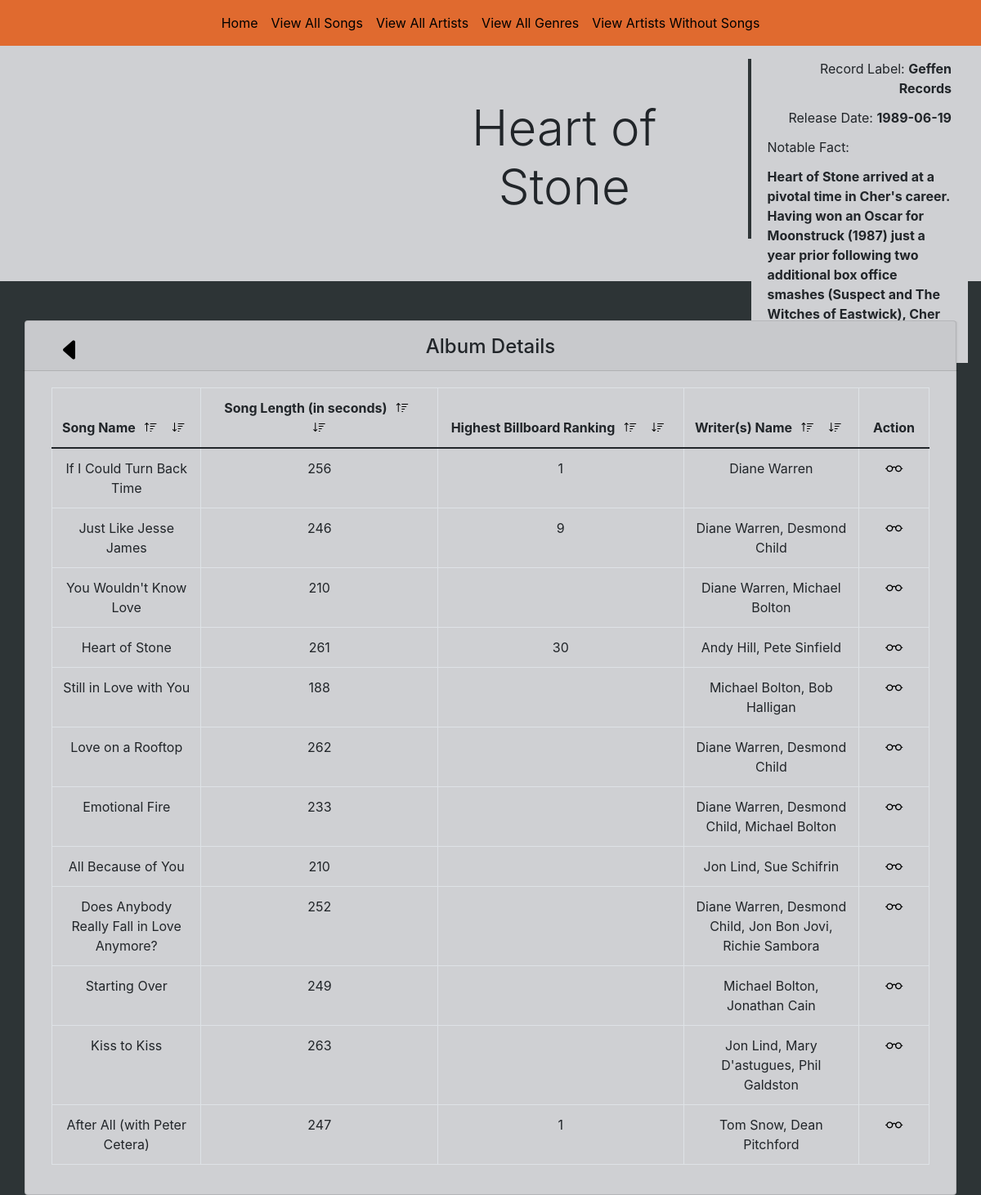
/view_album.php?album_id=1, run on the app's committed database.
### tables this page shows
CREATE TABLE songs ( 
	song_id INT NOT NULL PRIMARY KEY AUTO_INCREMENT , 
	song_name VARCHAR(50) NOT NULL , 
	artist_id INT NOT NULL , 
	album_id INT NOT NULL  , 
	length_in_seconds INT NOT NULL , 
	comments TEXT NULL , 
	highest_billboard_ranking INT NULL , 
	date_of_billboard_ranking INT NULL , 
	writer_name VARCHAR(500) NOT NULL , 
  FOREIGN KEY (artist_id) REFERENCES artists(artist_id),
  FOREIGN KEY (album_id) REFERENCES albums(album_id)
);

### view_album.php (the view, shortened to what this page needs)
<?php
require 'db.php';
$album_id = $_GET['album_id'];
$view_album_info = 'SELECT *  FROM albums WHERE album_id = :album_id';
$view_album_statement = $connection->prepare($view_album_info);
$view_album_statement->execute([':album_id' => $album_id]);
$view_album = $view_album_statement->fetch(PDO::FETCH_OBJ);
$song_info = 'SELECT * FROM songs
                    JOIN albums ON songs.album_id = albums.album_id
                    JOIN artists ON albums.artist_id = artists.artist_id
                        WHERE albums.album_id = :album_id';
$statement = $connection->prepare($song_info);
$statement->execute([':album_id' => $album_id]);
$song = $statement->fetchAll(PDO::FETCH_OBJ);
?>
<?php require 'header.php'; ?>
<div class="jumbotron jumbotron-fluid">
    <div class="row ">
        <div class="col-lg-9 pb-3">
            <div class="card-transparent text-center">
                <h1 class="display-4"> <?php echo $view_album->{'album_name'}; ?></h1>
            </div>
        </div>
        <div class="col-lg-3">
            <div class="card-transparent text-right" id="vl">
                <div class="card-body pt-0 pb-0">
                    <p class="card-title">Record Label: <b><?php echo $view_album->{'record_label'}; ?></b></p>
                    <p class="card-title">Release Date: <b><?php echo $view_album->{'release_date'}; ?></b></p>
                    <p class="card-title text-left">Notable Fact: </p>
                    <p class="card-text text-left"><b>
                            <?php echo $view_album->{'notable_fact'}; ?></b>
                    </p>
                </div>
            </div>
        </div>
    </div>
</div>
<div class="container">
    <div class="row">
        <div class="card mt-3">
            <div class="card-header row">
                <a href="index.php" class="col-1"><i class="bi bi-caret-left-fill fa-2x"
                        data-title="Back to All Albums"></i></a>
                <h4 class="col-10 text-center">Album Details</h4>
            </div>
            <div class="card-body">
                <table class="table table-bordered text-center">
                    <thead>
                        <tr>
                            <th style=width:17%>Song Name
                                <a href="?order=song_name&sort=asc&album_id=<?= $view_album->album_id ?>">
                                    <i class="bi bi-sort-up"></i>
                                </a>
                                <a href="?order=song_name&sort=desc&album_id=<?= $view_album->album_id ?>">
                                    <i class="bi bi-sort-down"></i>
                                </a>
                            </th>
                            <th style=width:27%>Song Length (in seconds)
                                <a href="?order=length_in_seconds&sort=asc&album_id=<?= $view_album->album_id ?>">
                                    <i class="bi bi-sort-up"></i>
                                </a>
                                <a href="?order=length_in_seconds&sort=desc&album_id=<?= $view_album->album_id ?>">
                                    <i class="bi bi-sort-down"></i>
                                </a>
                            </th>
                            <th style=width:28%>Highest Billboard Ranking
                                <a
                                    href="?order=highest_billboard_ranking&sort=asc&album_id=<?= $view_album->album_id ?>">
                                    <i class="bi bi-sort-up"></i>
                                </a>
                                <a
                                    href="?order=highest_billboard_ranking&sort=desc&album_id=<?= $view_album->album_id ?>">
                                    <i class="bi bi-sort-down"></i>
                                </a>
                            </th>
                            <th style=width:20%>Writer(s) Name
                                <a href="?order=writer_name&sort=asc&album_id=<?= $view_album->album_id ?>">
                                    <i class="bi bi-sort-up"></i>
                                </a>
                                <a href="?order=writer_name&sort=desc&album_id=<?= $view_album->album_id ?>">
                                    <i class="bi bi-sort-down"></i>
                                </a>
                            </th>
                            <th>Action</th>
                        </tr>
                    </thead>
                    <?php foreach ($song as $info) : ?>
                    <tr>
                        <td><?= $info->song_name; ?></td>
                        <td><?= $info->length_in_seconds; ?></td>
                        <td><?= $info->highest_billboard_ranking; ?></td>
                        <td><?= $info->writer_name; ?></td>
                        <td>
                            <a href="view_song.php?song_id=<?= $info->song_id ?>"><i class="bi bi-eyeglasses fa-lg"
                                    data-title="View Song"></i></a>
                        </td>
                    </tr>
                    <?php endforeach; ?>
                </table>
            </div>
        </div>
    </div>
    <?php require 'footer.php'; ?>

### style.css (style rules this page uses)
body { background-color: #2D3436; }
.jumbotron { padding: 1em; background-color: #cfd0d3; }
.display-4 { font-size: 5vw; margin-top: 3rem; margin-bottom: 3rem; }
a { color: black !important; }
i { padding: 7px; }
.card, .card-body, .list-group-item, option { background-color: #cfd0d3; }
#vl { border-left: 4px solid #2D3436; height: 220px; }
.card-header { padding-bottom: 0rem; }
h4 { padding-top: 5px; }
.display-4 { padding-left: 30rem; }
[data-title]:after { content: attr(data-title); position: absolute; bottom: -1.6em; left: 100%; padding: 4px 4px 4px 8px; color: #222; background-color: cadetblue; font-size: x-small; font-weight: bold; white-space: nowrap; border-radius: 5px; box-shadow: 0px 0px 4px #222; opacity: 0; z-index: 99999; visibility: hidden; }
[data-title] { position: relative; }

### data on the page
songs: song_name "If I Could Turn Back Time", length_in_seconds "256", highest_billboard_ranking "1", writer_name "Diane Warren"
songs: song_name "Just Like Jesse James", length_in_seconds "246", highest_billboard_ranking "9", writer_name "Diane Warren, Desmond Child"
songs: song_name "You Wouldn't Know Love", length_in_seconds "210", writer_name "Diane Warren, Michael Bolton"
songs: song_name "Heart of Stone", length_in_seconds "261", highest_billboard_ranking "30", writer_name "Andy Hill, Pete Sinfield"
songs: song_name "Still in Love with You", length_in_seconds "188", writer_name "Michael Bolton, Bob Halligan"
songs: song_name "Love on a Rooftop", length_in_seconds "262", writer_name "Diane Warren, Desmond Child"
songs: song_name "Emotional Fire", length_in_seconds "233", writer_name "Diane Warren, Desmond Child, Michael Bolton"
songs: song_name "All Because of You", length_in_seconds "210", writer_name "Jon Lind, Sue Schifrin"
songs: song_name "Does Anybody Really Fall in Love Anymore?", length_in_seconds "252", writer_name "Diane Warren, Desmond Child, Jon Bon Jovi, Richie Sambora"
songs: song_name "Starting Over", length_in_seconds "249", writer_name "Michael Bolton, Jonathan Cain"
songs: song_name "Kiss to Kiss", length_in_seconds "263", writer_name "Jon Lind, Mary D'astugues, Phil Galdston"
songs: song_name "After All (with Peter Cetera)", length_in_seconds "247", highest_billboard_ranking "1", writer_name "Tom Snow, Dean Pitchford"

### other printed values
$view_album->{'album_name'} "Heart of Stone"
$view_album->{'record_label'} "Geffen Records"
$view_album->{'release_date'} "1989-06-19"
